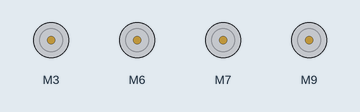
A sketch run on a simulated Arduino Mega 2560, built with avr-gcc and run on an emulated ATmega2560. On the bench: 4 × DC motor (green arrow = forward, orange = backward, longer = faster). What the sketch prints to the serial monitor is not drawn.

Above: at 0.1 s.
At 5.1 s:
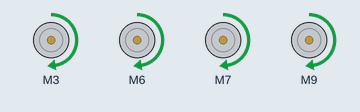
Timing chart, 0 to 6.6 s (numbered marks = the images above):
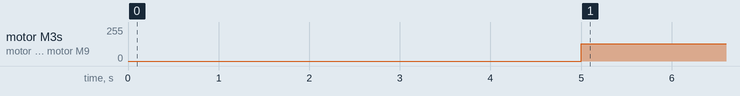

The sketch:

line_detection_stop.ino
```cpp
#include "Motors.h"
#include "LineFollower.h"
#include "Pins.h"

//flags
bool end = false;

//initialize sensors and motor classes
LineFollower line_follower = LineFollower();
Motors motors = Motors();


void setup() {
  Serial.begin(9600);
  //initialise interrupt handlers for line detector
  Serial.println("Setup finished");
  delay(5000);
}

void loop() {
  //Serial.println("loop");

  if (!end) {
    if (line_follower.detected()) {
      Serial.println("Boundary detected.  Stopping");
      end = true;
      motors.stop();
    } else {
      motors.forward();
    }
  }
}
```

LineFollower.cpp
```cpp
#include "LineFollower.h"

LineFollower* LineFollower::lineFollower_instance = NULL;

LineFollower::LineFollower() {
  this->digital_pin = LINE_FOLLOWER_DIGITAL_PIN;
  this->analog_pin = LINE_FOLLOWER_ANALOG_PIN;
  this->consecutive_detections = 0;

  //necessary for interrupts
  lineFollower_instance = this;
  pinMode(this->digital_pin, INPUT);
  attachInterrupt(digitalPinToInterrupt(this->digital_pin), LineFollower_ISR, CHANGE);
}

void LineFollower::detect() {
  if (analogRead(this->analog_pin) >= BLACK_ANALOG_READ_THRESHOLD) {
    this->consecutive_detections++;
  } else {
    this->consecutive_detections = 0;
  }
}

bool LineFollower::detected() {
  if (this->consecutive_detections >= NUM_CONSECUTIVE_DETECTIONS_LINE_SENSOR) {
    return true;
  } else {
    return false;
  }
}
```

LineFollower.h
```cpp
#ifndef LINEFOLLOWER_h
#define LINEFOLLOWER_h

#include "Arduino.h"
#include "Pins.h"
#include "Robot_Measurements.h"

class LineFollower {
  private:
    volatile int consecutive_detections;
    int digital_pin;
    int analog_pin;
  public:
    LineFollower();
    void detect();
    bool detected();

    //for enabling interrupts
    static LineFollower* lineFollower_instance;
    static void LineFollower_ISR() {
      if (LineFollower::lineFollower_instance != NULL) {
        LineFollower::lineFollower_instance->detect();
      }
    }
};

#endif
```

Motors.cpp
```cpp
#include "Motors.h"
#include "Pins.h"

Motors::Motors()
  : M1(PWM_DIR, M1_PWM_PIN, M1_DIR_PIN), M2(PWM_DIR, M2_PWM_PIN, M2_DIR_PIN), M3(PWM_DIR, M3_PWM_PIN, M3_DIR_PIN), M4(PWM_DIR, M4_PWM_PIN, M4_DIR_PIN) {
  this->speed = 128;

  reset_flags();
}

void Motors::reset_flags() {
  this->forward_flag = false;
  this->backward_flag = false;
  this->stop_flag = false;
  this->turn_right_flag = false;
  this->turn_left_flag = false;
}

void Motors::forward() {
  //drive forward
  if (!this->forward_flag) {  //only set motor speeds if necessary
    reset_flags();
    this->forward_flag = true;

    this->M1.setSpeed(this->speed);
    this->M2.setSpeed(this->speed);
    this->M3.setSpeed(this->speed);
    this->M4.setSpeed(this->speed);
  }
}

void Motors::backward() {
  //drive backward
  if (!this->backward_flag) {  //only set motor speeds if necessary
    reset_flags();
    this->backward_flag = true;

    this->M1.setSpeed(-this->speed);
    this->M2.setSpeed(-this->speed);
    this->M3.setSpeed(-this->speed);
    this->M4.setSpeed(-this->speed);
  }
}

void Motors::stop() {
  //stop all robot movement
  if (!this->stop_flag) {  //only set motor speeds if necessary
    reset_flags();
    this->stop_flag = true;

    this->M1.setSpeed(0);
    this->M2.setSpeed(0);
    this->M3.setSpeed(0);
    this->M4.setSpeed(0);
  }
}

void Motors::turn_right() {
  //turn the robot right on the spot
  if (!this->turn_right_flag) {  //only set motor speeds if necessary
    reset_flags();
    this->turn_right_flag = true;

    this->M1.setSpeed(this->speed);
    this->M2.setSpeed(this->speed);
    this->M3.setSpeed(-this->speed);
    this->M4.setSpeed(-this->speed);
  }
}

void Motors::turn_left() {
  //turn the robot right on the spot
  if (!this->turn_left_flag) {  //only set motor speeds if necessary
    reset_flags();
    this->turn_left_flag = true;

    this->M1.setSpeed(-speed);
    this->M2.setSpeed(-speed);
    this->M3.setSpeed(speed);
    this->M4.setSpeed(speed);
  }
}

void Motors::set_speed(int speed) {
  //sets speed of motors for next update
  this->speed = speed;
}
```

Motors.h
```cpp
#ifndef MOTORS_h
#define MOTORS_h

#include <CytronMotorDriver.h>
#include "Arduino.h"

class Motors {
  private:
    int speed;
    CytronMD M1;
    CytronMD M2;
    CytronMD M3;
    CytronMD M4;
    bool forward_flag;
    bool backward_flag;
    bool stop_flag;
    bool turn_right_flag;
    bool turn_left_flag;


  public:
    Motors();
    void stop();
    void forward();
    void backward();
    void turn_right();
    void turn_left();
    void set_speed(int speed);
    void reset_flags();
};

#endif
```

Robot_Measurements.h
```cpp
#include <math.h>

#define BLACK_ANALOG_READ_THRESHOLD 900

#define MIN_DISTANCE_TO_OBJECT 30 //in cm
#define NUM_CONSECUTIVE_DETECTIONS_ULTRASONIC 35
#define NUM_CONSECUTIVE_DETECTIONS_LINE_SENSOR 10

#define WHEEL_DIAMETER 6.57 //in cm
#define DISTANCE_BETWEEN_WHEELS 12.1 //in cm
#define WIDTH 22.6 //in cm
#define ENCODER_TEETH 10
#define EXPERIMENTAL_PULSE_OFFSET -1

#define X_CONSTANT 1.48
#define ANGLE_RADS 90*PI/180

#define NUMBER_OF_FULL_REVOLUTIONS_FOR_90 ANGLE_RADS * X_CONSTANT * DISTANCE_BETWEEN_WHEELS / (PI * WHEEL_DIAMETER)
#define NUMBER_OF_FULL_REVOLUTIONS_FOR_WIDTH WIDTH/WHEEL_CIRCUMFERENCE

#define NUMBER_OF_ENCODER_PULSES_FOR_90 ENCODER_TEETH * NUMBER_OF_FULL_REVOLUTIONS_FOR_90 + EXPERIMENTAL_PULSE_OFFSET

#define NUMBER_OF_ENCODER_PULSES_FOR_WIDTH ENCODER_TEETH * NUMBER_OF_FULL_REVOLUTIONS_FOR_WIDTH
```

Pins.h
```cpp
#define LINE_FOLLOWER_DIGITAL_PIN 48
#define LINE_FOLLOWER_ANALOG_PIN A0

#define WHEEL_ENCODER_1_PIN 50
#define WHEEL_ENCODER_2_PIN 51

#define ULTRASONIC_ECHO_PIN A7
#define ULTRASONIC_TRIG_PIN 2

#define M1_PWM_PIN 3
#define M1_DIR_PIN 4

#define M2_PWM_PIN 6
#define M2_DIR_PIN 5

#define M3_PWM_PIN 7
#define M3_DIR_PIN 8

#define M4_PWM_PIN 9
#define M4_DIR_PIN 10
```

Measured:
- by itself, motor M3, motor M6, motor M7, motor M9: stopped → forward 128/255 at 5.0 s
